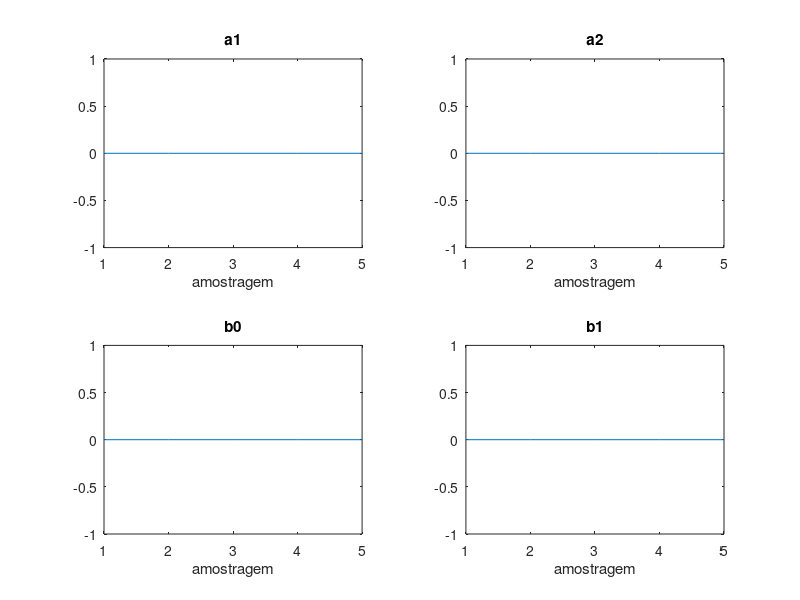

Write MATLAB code to recreate this figure.
% Código Coelho 5.6
% Estimador da matriz estendida
nit=input(' Quantas iterações? ');

for i=1:nit;
  
  if rand>0.5;
    u(i)=1;
  else
    u(i)=-1;
    
  end 
end
e=u*0.1;

lambda=1;p=1000*eye(6);teta=[0;0;0;0;0;0];
for t=1:6;
  y(t)=0;w(t)=0;erro(t)=0;
  a1(t)=teta(1);a2(t)=teta(2);b0(t)=teta(3);b1(t)=teta(4);
  c1(t)=teta(5);c2(t)=teta(6);
end
for t=6:nit;
  y(t)=1.5*y(t-1)-0.7*y(t-2)+u(t-1)+0.5*u(t-2)+e(t)-e(t-1)+0.2*e(t-2);
  fi=[-y(t-1);-y(t-2);u(t-1);u(t-2);w(t-1);w(t-2)];
  erro(t)=y(t)-teta'*fi;
  k=p*fi/(lambda+fi'*p*fi);
  %w(t)=y(t)-teta'*fi;
  teta=teta+k*erro(t);
  p=(p-k*fi'*p)/lambda;
  w(t)=y(t)-teta'*fi;
  a1(t)=teta(1);a2(t)=teta(2);b0(t)=teta(3);b1(t)=teta(4);
  c1(t)=teta(5);c2(t)=teta(6);
  
end
t=1:nit;
subplot(221),plot(t,a1(t)),title('a1'),xlabel('amostragem');
subplot(222),plot(t,a2(t)),title('a2'),xlabel('amostragem');
subplot(223),plot(t,b0(t)),title('b0'),xlabel('amostragem');
subplot(224),plot(t,b1(t)),title('b1'),xlabel('amostragem');

% figure (2)
% 
% subplot(211),plot(t,c1(t)),title('c1'),xlabel('amostragem');
% subplot(212),plot(t,c2(t)),title('c2'),xlabel('amostragem');

%%
%Cálculo de teta
% close all
% clear all
% load 2ORDEM
% 
% y=(Y_2ORDEM)';
% u=U_2ORDEM;

load exchanger.dat
t=exchanger(1:400,1);
y=exchanger(1:400,2);
u=exchanger(1:400,3);
Y=[];
%N=input('N:');
N=length(t);
na=input('na:');
nb=input('nb:');
d=input('d:');
fi=[];
for j=1:N
  y1=[];
  for i=1:na
   if j<=i
     y0=0;
  else
      y0=y(j-i);
  end   
  y1=[y1 -y0]; 
  end
  u1=[];
  for i=0:nb
  if j<=(i+d)
     u0=0;
  else
      u0=u(j-i-d);
  end
  u1=[u1 u0]; 
  end 
  fi=[fi ;y1 u1];
end

for i=1:N
    Y(i,1)=y(i);
end

tetaest=inv(fi'*fi)*fi'*Y;
yest=fi*tetaest;
e=(y-yest);
J=e'*e,
R2=1-((y-yest)'*(y-yest))/((y-mean(y))'*(y-mean(y))),
